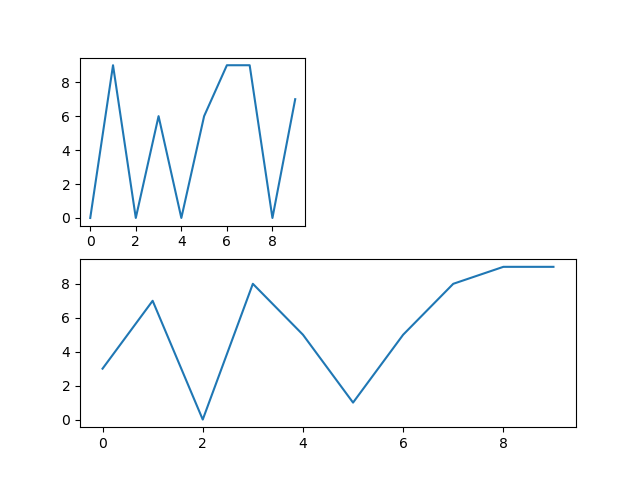

Write Python code to recreate this figure.
import matplotlib.pyplot as plt
import random

fig = plt.figure()

def create_plots():
    xs = []
    ys = []
    for i in range(10):
        x = i
        y = random.randrange(10)
        xs.append(x)
        ys.append(y)
    return xs, ys

ax1 = fig.add_subplot(221)
ax2 = fig.add_subplot(212)

x,y = create_plots()
ax1.plot(x,y)
x,y = create_plots()
ax2.plot(x,y)

plt.savefig("subplots.png")
